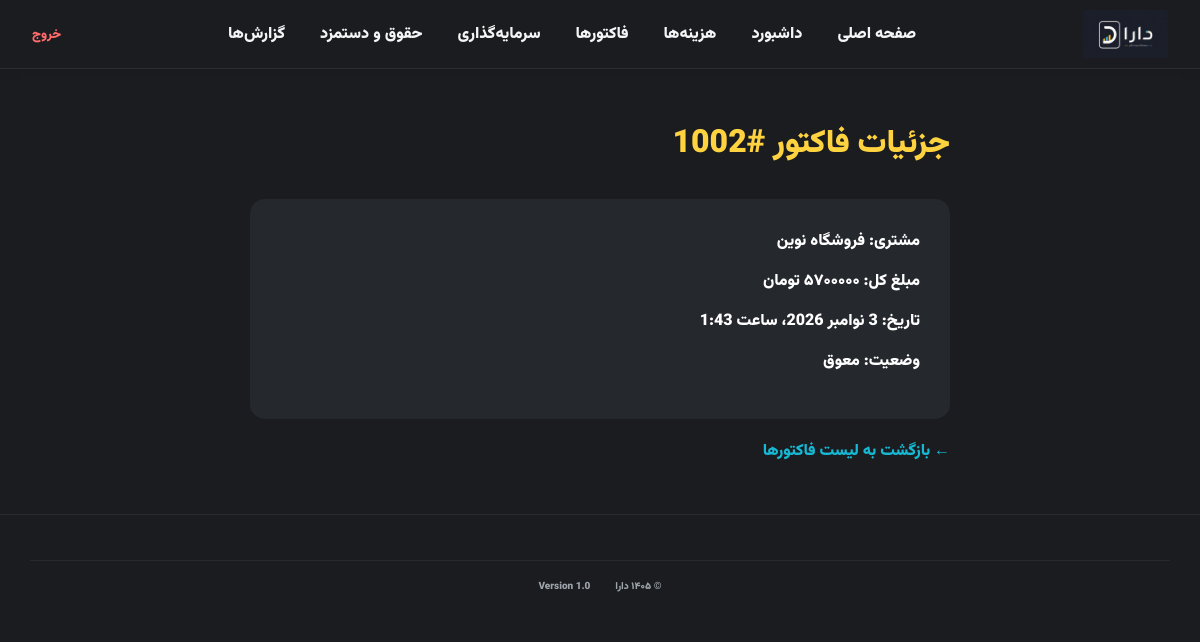
Screenshot of /invoices/2/ (signed in) with the database file from the repository.
### Exam/models.py (models this page shows, shortened)
class Invoice(models.Model):
    STATUS_CHOICES = (
        ('0', 'پرداخت‌شده'),
        ('1', 'پرداخت‌نشده'),
        ('2', 'معوق'),
    )
    invoice_number = models.CharField(max_length=127, unique=True, verbose_name="شماره فاکتور")
    customer_name = models.CharField(max_length=127, verbose_name="نام مشتری")
    amount = models.BigIntegerField(verbose_name="مبلغ (تومان)")
    status = models.CharField(max_length=1, choices=STATUS_CHOICES, default='1', verbose_name="وضعیت")
    created_at = models.DateTimeField(auto_now_add=True, verbose_name="تاریخ ثبت")
    updated_at = models.DateTimeField(auto_now=True, verbose_name="تاریخ ویرایش")
    user = models.ForeignKey(Person, null=True, blank=True, on_delete=models.SET_NULL, verbose_name="کاربر")
    class Meta:
        verbose_name = "فاکتور"
        verbose_name_plural = "فاکتورها"
        ordering = ['-created_at']

### Exam/views.py (the view)
# urls.py: path('invoices/<int:pk>/', views.invoice_detail, name='invoice_detail'),
@login_required(login_url='login')
def invoice_detail(request, pk):
    invoice = get_object_or_404(Invoice, pk=pk)
    return render(request, 'invoice_detail.html', {'invoice': invoice})

### Exam/templatetags/custom_filters.py (called while the page is built)
@register.filter(name='to_persian')
def to_persian(value):
    if value is None:
        return ''
    english_digits = '0123456789'
    persian_digits = '۰۱۲۳۴۵۶۷۸۹'
    translation_table = str.maketrans(english_digits, persian_digits)
    return str(value).translate(translation_table)

### templates/invoice_detail.html (shortened to what this page needs)
{% extends 'base.html' %}
{% load humanize %}
{% load custom_filters %}
{% load jformat %}
{% block content %}
<div style="padding: 50px; max-width: 800px; margin: 0 auto;">
    <h1 style="color: var(--color-primary); margin-bottom: 30px;">جزئیات فاکتور #{{ invoice.invoice_number }}</h1>
    <div style="background: var(--color-surface); padding: 30px; border-radius: 15px; color: white;">
        <p style="margin-bottom: 15px;"><strong>مشتری:</strong> {{ invoice.customer_name }}</p>
        <p style="margin-bottom: 15px;"><strong>مبلغ کل:</strong> {{ invoice.amount|intcomma|to_persian }} تومان</p>
        <p style="margin-bottom: 15px;"><strong>تاریخ:</strong> {{ invoice.created_at|jformat:"%Y/%m/%d" }}</p>
        <p style="margin-bottom: 15px;"><strong>وضعیت:</strong> {{ invoice.get_status_display }}</p>
    </div>
    <a href="{% url 'invoices' %}" style="display: inline-block; margin-top: 20px; color: var(--color-secondary); text-decoration: none;">← بازگشت به لیست فاکتورها</a>
</div>
{% endblock %}

### static/css/d_style.css (style rules this page uses)
* { box-sizing: border-box; margin: 0px; padding: 0px; }
html { scroll-behavior: smooth; }
:root { --color-bg: #1A1C1F; --color-surface: #25282D; --color-primary: #FFD23F; --color-secondary: #16B8D4; --color-text: #F4F5F6; --color-text-muted: #9DA3AA; }
body { background-color: var(--color-bg); color: var(--color-text); font-family: "vazir"; }

### rows the page displays
Invoice: invoice_number "1002", customer_name "فروشگاه نوین", amount|to_persian "۵۷۰۰۰۰۰", created_at|jformat "3 نوامبر 2026، ساعت 1:43", status "معوق"
